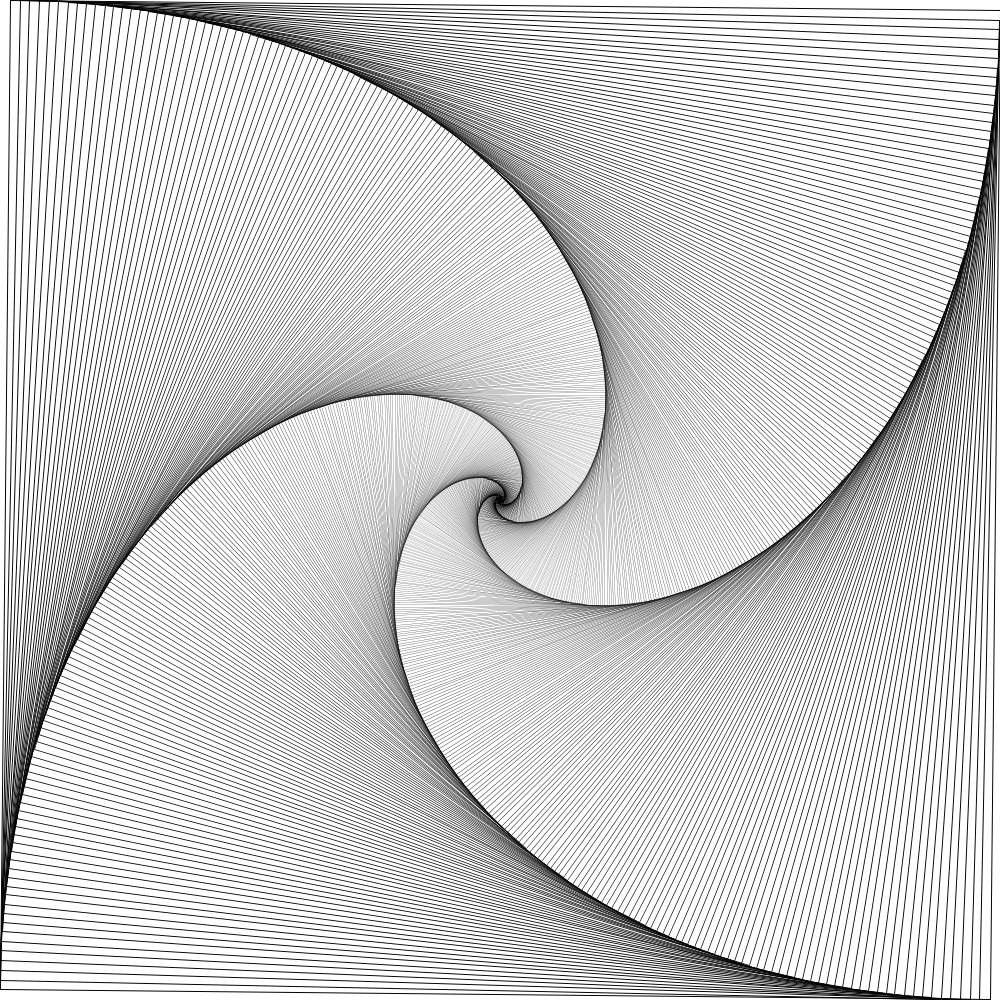
Frame 1 (no input)
Frame 60 (the mouse pressed at the canvas centre just before this capture): identical to frame 1, image omitted
Frame 120 (the mouse held since frame 60 and released just before this capture): identical to frame 1, image omitted

The Processing sketch that drew this single still picture (run headless with seeded random() and noise(); from frame 60 on, the mouse is pressed at the canvas centre):

// Processing sketch: SpiralSquares
// ── SpiralSquares.pde
float s = 0.99;

void setup() {
  size(1000, 1000);

  noFill();
}

void draw() {
  background(255);

  translate(width/2, height/2);

  for (float i = 1; i > 0.001; i *= s) {
    scale(s);
    rotate(asin(sqrt(2)/(2*s))-QUARTER_PI);
    drawSquare();
  }
}

void drawSquare() {
  rectMode(CENTER);
  rect(0, 0, width, height);
}

void mouseWheel(MouseEvent e) {
  s = constrain(s + e.getCount()*0.001, 0, 0.999);
}
